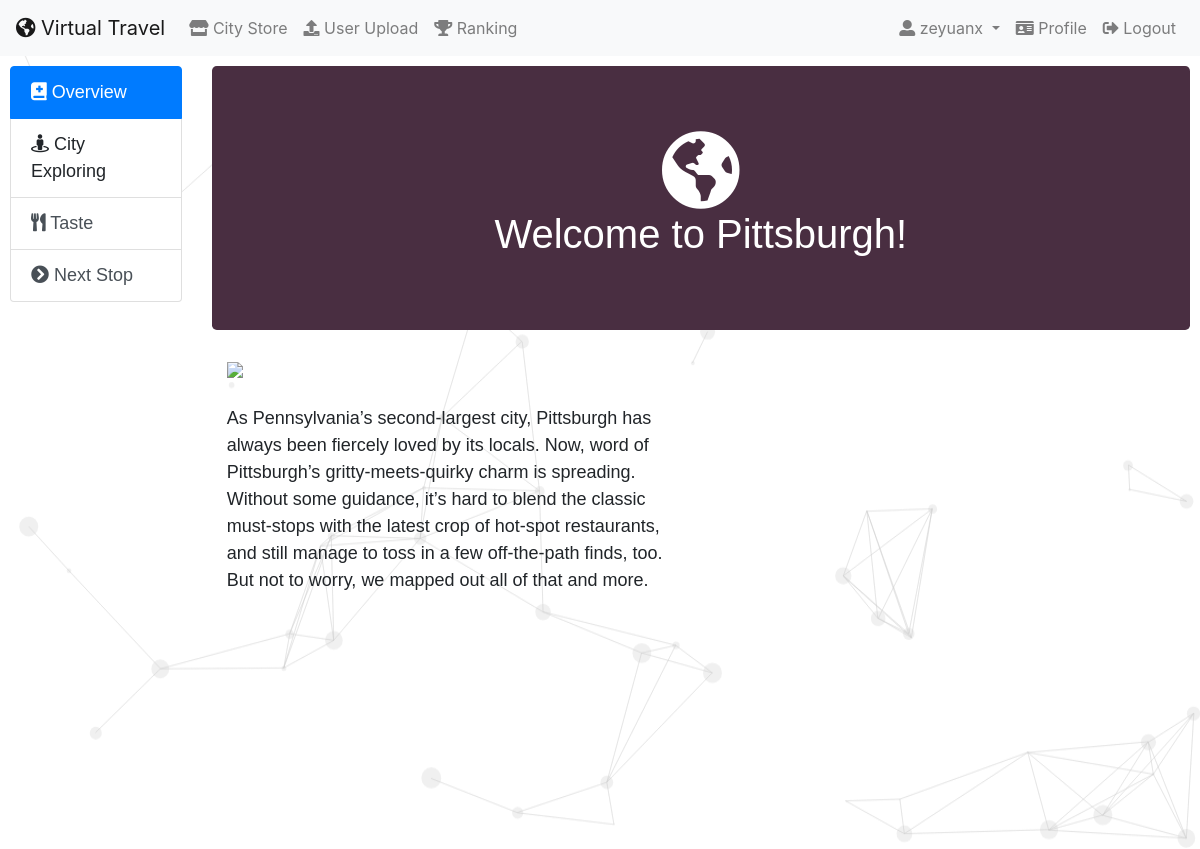
The app's page /virtualTravel/travel (signed in) with its own data.
### virtualTravel/models.py (models this page shows, shortened)
class City(models.Model):
    name = models.CharField(max_length=20)
    description = models.CharField(max_length=1000,
                                    default="No description Added")
    price = models.IntegerField()
    picture_url = models.CharField(max_length=500)

### virtualTravel/views.py (the view, shortened to what this page needs)
# urls.py: path('travel',views.travel_action,name = 'travel'),
@login_required
def travel_action(request):
    context = {}
    profile = request.user.profile
    cities = list(profile.city_pool.all())
    errorlist = []
    if len(profile.current_travel.all()) == 0:
        errorlist.append('This user has not started a travel.')
    else:
        current_travel = profile.current_travel.all()[0]
    if len(errorlist) > 0:
        context = {'cities':list(profile.city_pool.all()), 'errorlist': errorlist}
        return render(request, 'virtualTravel/travel_select.html', context)
    if current_travel.current_stop >= current_travel.num_of_stops:
        print("All cities have been visited. Travel archived.\n")
        profile.current_travel.clear()
        profile.save() # save() needs to be called after clear()
        context = {'cities':list(profile.city_pool.all())}
        return render(request, 'virtualTravel/travel_select.html',context)
    route = routeParser(current_travel)
    context['route'] = route
    current_city = route[current_travel.current_stop]
    context['current_city'] = current_city
    quiz_set=Quiz.objects.filter(quiz_city=current_city).all()
    context['quiz'] = quiz_set[randint(0,max(0,len(quiz_set))-1)]
    context['current_page'] = 'list-City-list'
    return render(request, 'virtualTravel/traveling.html',context)

### virtualTravel/views.py (called while the page is built)
def routeParser(travel):
    route = []
    for city_id in travel.route.split(' '):
        city = City.objects.get(id=int(city_id))
        route.append(city)
    return route

### virtualTravel/templates/virtualTravel/traveling.html (shortened to what this page needs)
{% extends "virtualTravel/base.html" %} {% block script %} {% load staticfiles %}
{% endblock %}
{% block content %}
<div class="row">
    <div class="col-2">
        <div class="list-group" id="list-tab" role="tablist">
            <a class="list-group-item list-group-item-action active" id='list-City-list' data-toggle="list" href="#list-City" role="tab" aria-controls='City'><i class="fas fa-book-medical"></i>  Overview</a>
            <a class="list-group-item list-group-item-action" id='list-AdvancedMap-list' data-toggle="list" onclick="window.location.href='{% url 'cityMap' %}'" role="tab" aria-controls='AdvancedMap'><i class="fas fa-street-view"> </i>  City Exploring</a>
            <a class="list-group-item list-group-item-action" id='list-Food-list' data-toggle="list" href="#list-Food" role="tab" aria-controls='Food'><i class="fas fa-utensils"> </i>  Taste</a>
            <a class="list-group-item list-group-item-action" id='list-Next-list' data-toggle="list" href="#list-Next" role="tab" aria-controls='Next'><i class="fas fa-chevron-circle-right"> </i>  Next Stop</a>
        </div>
    </div>
    <div class="col-10">
        <div class="tab-content" id="nav-tabContent">
            <div class="tab-pane fade show active" id='list-City' role="tabpanel" aria-labelledby='list-City-list'>
                <div class="jumbotron" style="background-color: rgb(73, 46, 65) ; color: white;">
                    <h1 class="text-center"><strong><i class="fas fa-globe-americas fa-2x"></i> <h1>Welcome to {{current_city.name}}!</h1></strong></h1>
                </div>
                <div class="container-fluid">
                    <div class="row flex-xl-nowrap">
                        <div class="col-12 col-md-6 col-xl-6 bd-sidebar">
                            <img src="{{current_city.picture_url}}" class="image"><br><p>{{current_city.description}}</p>
                        </div>
                        <main class="col-12 col-md-6 col-xl-6 py-md-6 pl-md-6 bd-content" role="main">
                            <div id="map"></div>&nbsp;
                        </main>
                    </div>
                </div>
            </div>
        </div>
    </div>
</div>
{% endblock %}

### virtualTravel/templates/virtualTravel/base.html (shortened to what this page needs)
<!DOCTYPE html>
<html lang="en">
	<head>
		{% load staticfiles %}
		<link rel="stylesheet" href="https://stackpath.bootstrapcdn.com/bootstrap/4.3.1/css/bootstrap.min.css">
		<link rel="stylesheet" href="https://use.fontawesome.com/releases/v5.8.1/css/all.css">
		<link href="{% static 'virtualTravel/base.css' %}" rel="stylesheet" type="text/css">
	</head>
	<body>
		{% block nav-bar %}
			<div class="nav-bar">
				<nav class="navbar navbar-expand-lg navbar-light bg-light">
				<a class="navbar-brand" href="{% url 'homepage' %}"><i class="fas fa-globe-americas"></i> Virtual Travel</a>
					<div class="collapse navbar-collapse" id="navbarNav">
						<ul class="navbar-nav mr-auto">
							<li class="nav-item">
								<a class="nav-link" id="id_nav_city_store" href="{% url 'store' %}"><i class="fas fa-store"></i> City Store</a>
							</li>
							<li class="nav-item">
								<a class="nav-link" id="id_nav_user_upload" href="{% url 'user_upload' %}"><i class="fas fa-upload"></i> User Upload</a>
							</li>
							<li class="nav-item">
								<a class="nav-link" id="id_nav_ranking" href="{% url 'user_ranking' %}"><i class="fas fa-trophy"></i> Ranking</a>
							</li>
						</ul>
            			<ul class="navbar-nav">
							<li class="nav-item dropdown">
								<a class="nav-link dropdown-toggle" href="#" id="navbarDropdownMenuLink" data-toggle="dropdown" aria-haspopup="true" aria-expanded="false">
							 	<i class="fas fa-user-alt"></i>  {{user.username}}
								</a>
							</li>
							<li class="nav-item">
								<a class="nav-link" id="id_nav_city_store" href="{% url 'profile' %}"><i class="fas fa-id-card"></i> Profile</a>
							</li>
							<li class="nav-item">
								<a class="nav-link" id="id_nav_city_store" href="{% url 'logout' %}"><i class="fas fa-sign-out-alt"></i> Logout</a>
							</li>
						</ul>
					</div>
			</div>
			{% endblock %}
		<div class="content">
			{% block content %}
			{% endblock %}
		</div>
		{% block canvas %}
			<canvas id="canvas"></canvas>
		{% endblock %}
	</body>
</html>

### virtualTravel/static/virtualTravel/base.css (style rules this page uses)
.content { font-family: sans-serif; font-size: large; padding: 10px; }
canvas { display: block; width: 100%; height: 100%; position: absolute; top: 0; left: 0; z-index:-1; }
#map { margin: auto; width: 100%; height: 450px; }
.image { display: block; width: 100%; }

### records on screen
City: name "Pittsburgh", description "As Pennsylvania’s second-largest city, Pittsburgh has always been fiercely loved by its locals. Now, word of Pittsburgh’s gritty-meets-quirky charm is spreading. Without some guidance, it’s hard to blend the classic must-stops with the latest crop of hot-spot restaurants, and still manage to toss in a few off-the-path finds, too. But not to worry, we mapped out all of that and more."

### other values on screen
{{ user.username }} "zeyuanx"
